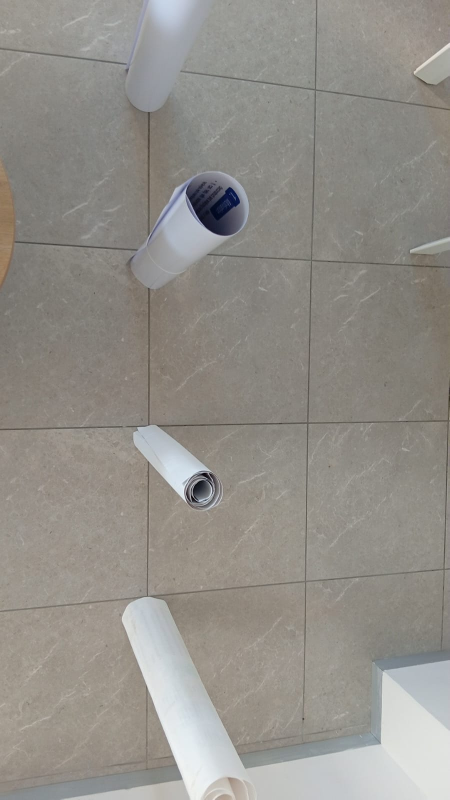
#> input picture data/top_view.jpeg, 899 x 1599 px, found by its file name (shown at 1/2 size)
$ python step3_detect.py
#> lines starting #> are read from the running program, lines starting #| are printed output that depends on the picture; after the words box and inside, x2 and y2 are one past the last pixel; in counts of white or black regions, pixels touching at a corner belong together
"""Step 3: find the post bases on the top-view photo AUTOMATICALLY and compare with the hand labels.

Run from the minicar folder:
    python3 scripts/step3_detect.py

Idea in 5 steps:
  1. "Contrast" = how much brighter each pixel is than the floor around it.
  2. Mask = pixels that are clearly brighter than the floor and not coloured (posts are white/grey).
  3. Clean the mask and split it into separate blobs (connected pieces).
  4. Throw away blobs that are too small or touch the left/right edge (walls, furniture).
  5. For each post blob find where it touches the floor (its base).
"""
import csv
import os

import matplotlib
matplotlib.use("Agg")
import matplotlib.pyplot as plt
import numpy as np
from scipy import ndimage

PHOTO = "data/top_view.jpeg"
OUT_PNG = "results/step3_detection.png"
OUT_CSV = "results/posts_detected.csv"

# Hand labels from step 2 (only used to CHECK the result, not to find the posts)
POSTS_HAND = np.array([[300, 160], [310, 520], [300, 890], [300, 1250]], dtype=float)
PX_PER_CM = 7.27            # from step 2: 50 cm between posts = ~363 px
POST_R_CM = 13.0 / 2

# Tuning knobs
MIN_CONTRAST = 10           # how much brighter than the floor (0..255 brightness units)
MAX_COLOUR = 40             # posts are white/grey: max difference between R, G, B
CLEAN_STEPS = 8             # how strongly to remove thin lines (marble veins, tile seams)
MIN_AREA = 2000             # smallest blob that can be a post, in pixels

img = plt.imread(PHOTO).astype(float)
H, W = img.shape[:2]

# ---------------- 1. contrast ----------------
brightness = img.mean(axis=2)                       # 0 = black, 255 = white
colourfulness = img.max(axis=2) - img.min(axis=2)   # 0 = grey/white, high = coloured (wood table)
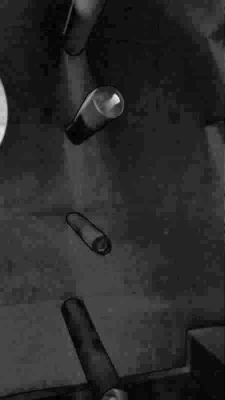
#> colourfulness: shape (1599, 899) float64 (shown at 1/4 size); min 0, max 69, mean 11.5; drawn with min black and max white

# "Floor around each pixel": median brightness in a big window (~400 px).
# Light changes across the photo, so a single threshold for the whole photo does not work.
# (Computed on a 4x smaller copy, because a big median filter is slow.)
small = brightness[::4, ::4]
floor_small = ndimage.median_filter(small, size=101)
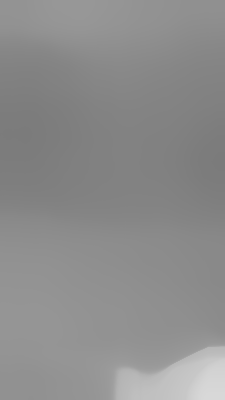
#> floor_small: shape (400, 225) float64; min 123.7, max 216, mean 140.8
floor = np.kron(floor_small, np.ones((4, 4)))[:H, :W]
contrast = brightness - floor
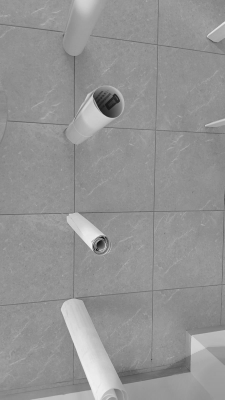
#> contrast: shape (1599, 899) float64 (shown at 1/4 size); min -141.3, max 105.7, mean 1.9; drawn with min black and max white

# ---------------- 2. mask ----------------
mask = (contrast > MIN_CONTRAST) & (colourfulness < MAX_COLOUR)
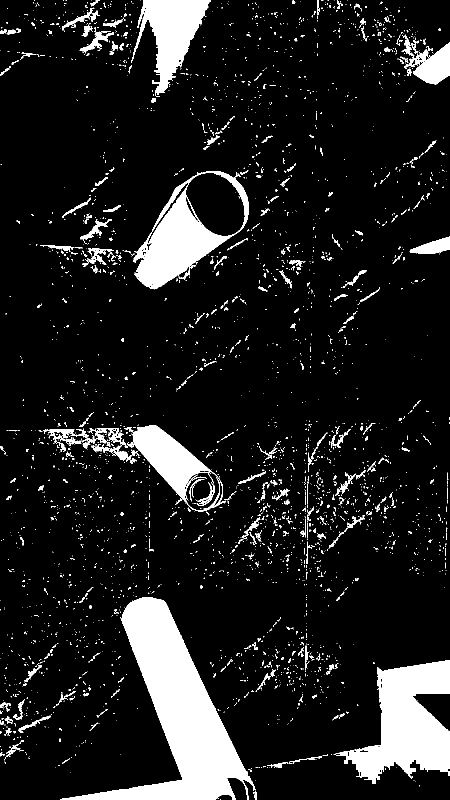
#> mask: shape (1599, 899) bool (shown at 1/2 size); 11.5% white; 3267 white regions (2916 under 20 px), largest, box (x1, y1, x2, y2) and area: (121, 1194, 512, 1599) 50264, (667, 1320, 899, 1568) 29184, (266, 342, 498, 579) 19253

# ---------------- 3. clean + split into blobs ----------------
mask = ndimage.binary_opening(mask, iterations=CLEAN_STEPS)   # removes thin lines and specks
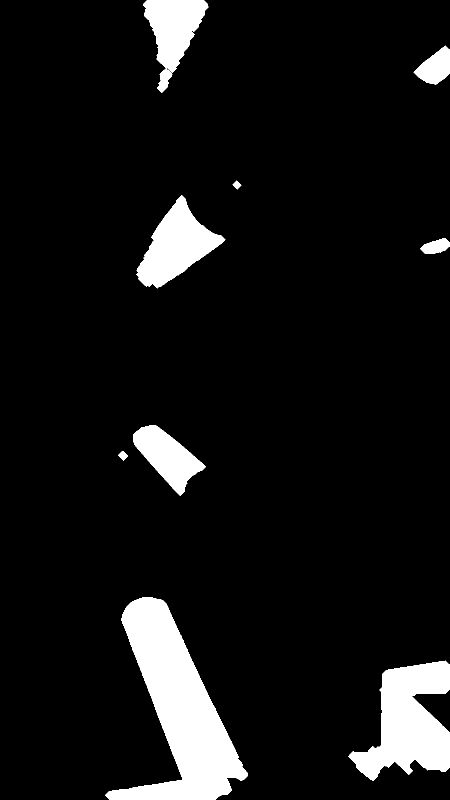
#> mask: shape (1599, 899) bool (shown at 1/2 size); 8.3% white; 9 white regions, largest, box (x1, y1, x2, y2) and area: (210, 1194, 496, 1599) 49042, (697, 1321, 899, 1562) 27534, (273, 390, 451, 577) 15470
mask = ndimage.binary_fill_holes(mask)                         # fills the dark inside of a roll
labels, n_blobs = ndimage.label(mask)                          # number every separate piece
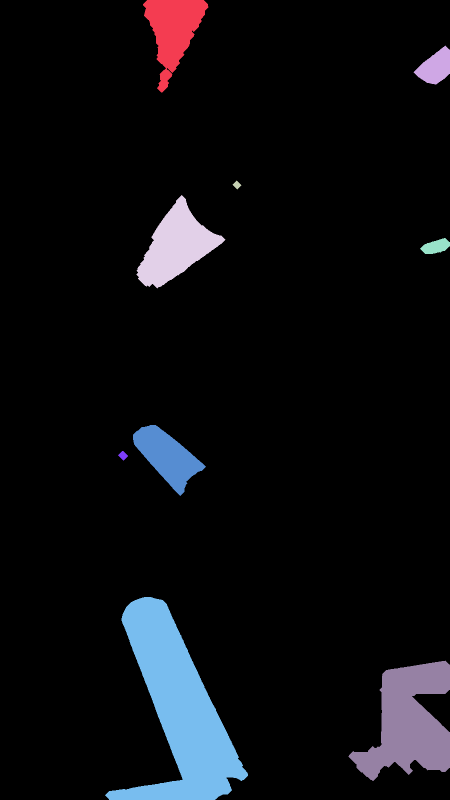
#> labels: shape (1599, 899) int32 (shown at 1/2 size); 10 distinct labels, from 0 to 9; one colour per label, 0 black
#> n_blobs = 9

# ---------------- 4. keep only post-like blobs ----------------
posts = []
for k in range(1, n_blobs + 1):
    ys, xs = np.nonzero(labels == k)
    touches_side = xs.min() <= 2 or xs.max() >= W - 3
    if len(xs) < MIN_AREA or touches_side:
        continue
    centre = np.array([xs.mean(), ys.mean()])
    # Main direction of the blob = direction in which its pixels are most spread out
    # (largest eigenvector of the covariance matrix, "principal axis").
    _, vectors = np.linalg.eigh(np.cov(np.vstack([xs, ys])))
    posts.append({"xs": xs, "ys": ys, "centre": centre, "axis": vectors[:, 1]})
#> this loop made 9 passes
#> touches_side on passes 2, 3, 5, 7, 9: True, False, True, False, True
#> after the loop, posts = 4 items

print(f"Blobs found: {n_blobs}, kept as posts: {len(posts)}")
#| Blobs found: 9, kept as posts: 4

# ---------------- 5. find the base of every post ----------------
# Seen from above, a standing post looks like it is "falling" away from the point
# right under the camera (perspective: the top is closer to the camera).
# So all post axes point to that point; we find it as the point closest to all axes.
M, b = np.zeros((2, 2)), np.zeros(2)
for p in posts:
    d = p["axis"]
    P = np.eye(2) - np.outer(d, d)          # projects onto the direction across the axis
    M += P
    b += P @ p["centre"]
#> this loop made 4 passes
#> (d, P, M, b) on passes 2 to 4: ([-0.641, 0.768], [[0.59, 0.492], [0.492, 0.41]], [[1.55, 0.679], [0.679, 0.447]], [794.4, 441.9]), ([-0.722, -0.692], [[0.479, -0.5], [-0.5, 0.521]], [[2.03, 0.18], [0.18, 0.967]], [498.6, 750.1]), ([0.284, 0.959], [[0.92, -0.272], [-0.272, 0.0804]], [[2.95, -0.0925], [-0.0925, 1.05]], [441.5, 767])
under_camera = np.linalg.solve(M, b)
#> under_camera = [173, 747.3]
print(f"Point under the camera (pixels): x = {under_camera[0]:.0f}, y = {under_camera[1]:.0f}")
#| Point under the camera (pixels): x = 173, y = 747

# The base is the end of the blob CLOSER to that point. That end is the edge of the
# round base, so we move inwards by one post radius to get the base centre.
r_px = POST_R_CM * PX_PER_CM
bases = []
for p in posts:
    pts = np.column_stack([p["xs"], p["ys"]])
    t = (pts - p["centre"]) @ p["axis"]                  # position of each pixel along the axis
    end1 = p["centre"] + t.min() * p["axis"]
    end2 = p["centre"] + t.max() * p["axis"]
    if np.linalg.norm(end1 - under_camera) < np.linalg.norm(end2 - under_camera):
        near, far = end1, end2
    else:
        near, far = end2, end1
    inward = (far - near) / np.linalg.norm(far - near)
    bases.append(near + inward * r_px)
#> this loop made 4 passes
#> (near, far, inward) on passes 1 to 4: ([322.3, 184.1], [359.8, -9.16], [0.191, -0.982]), ([287.5, 568.9], [406.5, 426.3], [0.641, -0.768]), ([276.8, 857.7], [386.9, 963.3], [0.722, 0.692]), ([290.8, 1193], [412.1, 1603.3], [0.284, 0.959])
#> after the loop, bases = [[331.3, 137.7], [317.7, 532.6], [310.9, 890.4], [304.2, 1238.3]]
bases = np.array(sorted(bases, key=lambda q: q[1]))       # order: top of photo first

# ---------------- compare with the hand labels ----------------
print("\nPost | detected (px)  | by hand (px) | error")
errors = []
for i, base in enumerate(bases):
    hand = POSTS_HAND[np.argmin(np.linalg.norm(POSTS_HAND - base, axis=1))]
    err_cm = np.linalg.norm(base - hand) / PX_PER_CM
    errors.append(err_cm)
    print(f"  {i + 1}  | ({base[0]:4.0f}, {base[1]:4.0f})   | ({hand[0]:.0f}, {hand[1]:.0f})   | {err_cm:.1f} cm")
#> this loop made 4 passes
#> (base, hand, err_cm) on passes 1 to 4: ([331.3, 137.7], [300, 160], 5.29), ([317.7, 532.6], [310, 520], 2.03), ([310.9, 890.4], [300, 890], 1.5), ([304.2, 1238.3], [300, 1250], 1.71)
#> (printed output is left out)
#> after the loop, errors = [5.29, 2.03, 1.5, 1.71]
if len(bases) == len(POSTS_HAND):
    print(f"All {len(bases)} posts found. Mean error {np.mean(errors):.1f} cm, worst {np.max(errors):.1f} cm")
#| All 4 posts found. Mean error 2.6 cm, worst 5.3 cm
else:
    print(f"WARNING: expected {len(POSTS_HAND)} posts, found {len(bases)}")

os.makedirs("results", exist_ok=True)
with open(OUT_CSV, "w", newline="") as f:
    w = csv.writer(f)
    w.writerow(["post", "x_px", "y_px"])
    for i, (bx, by) in enumerate(bases, 1):
        w.writerow([i, round(bx, 1), round(by, 1)])
#> this loop made 4 passes
print(f"Saved: {OUT_CSV}")

# ---------------- picture: the 4 stages ----------------
fig, ax = plt.subplots(1, 4, figsize=(16, 8))
ax[0].imshow(img.astype(np.uint8))
ax[0].set_title("1. photo")
ax[1].imshow(contrast, cmap="RdBu_r", vmin=-50, vmax=50)
ax[1].set_title("2. contrast vs floor\n(red = brighter)")
ax[2].imshow(img.astype(np.uint8))
ax[2].imshow(np.ma.masked_equal(labels, 0), cmap="tab20", alpha=0.6)
ax[2].set_title(f"3. blobs ({n_blobs}),\n{len(posts)} kept as posts")
ax[3].imshow(img.astype(np.uint8))
for p in posts:
    c, d = p["centre"], p["axis"]
    ax[3].plot([c[0] - 900 * d[0], c[0] + 900 * d[0]], [c[1] - 900 * d[1], c[1] + 900 * d[1]],
               "y--", lw=0.8)
#> this loop made 4 passes
#> (c, d) on passes 1 to 4: ([346.3, 60.55], [-0.191, 0.982]), ([351.7, 491.9], [-0.641, 0.768]), ([334.4, 913], [-0.722, -0.692]), ([357.7, 1419.1], [0.284, 0.959])
ax[3].plot(*under_camera, "y*", ms=15, label="under the camera")
ax[3].scatter(POSTS_HAND[:, 0], POSTS_HAND[:, 1], c="red", s=25, label="by hand")
ax[3].scatter(bases[:, 0], bases[:, 1], c="lime", s=25, marker="x", label="detected")
ax[3].set_title("4. post axes -> bases")
ax[3].legend(loc="lower left", fontsize=7)
for a in ax:
    a.set_xlim(0, W)
    a.set_ylim(H, 0)
    a.axis("off")
fig.tight_layout()
fig.savefig(OUT_PNG, dpi=90)
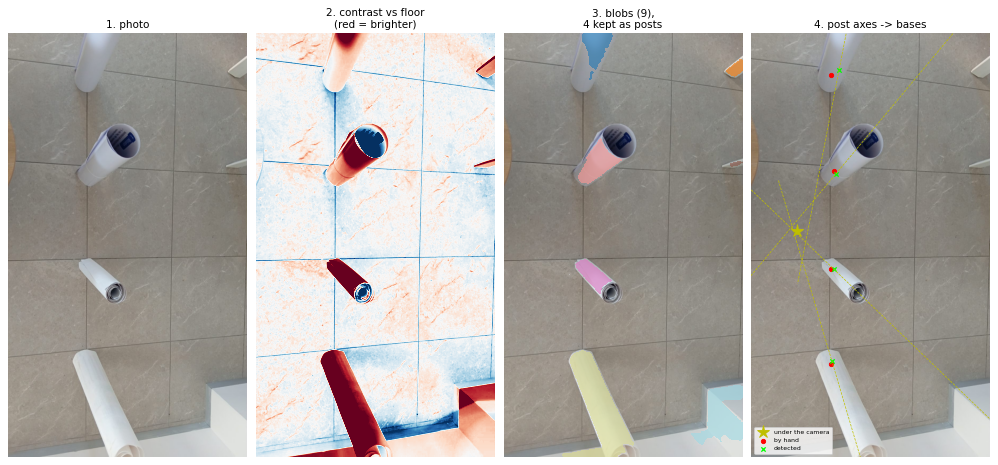
#> figure drawn by matplotlib, 4 panels
print(f"Saved: {OUT_PNG}")

$ run again, with data/front_start.jpeg copied over data/top_view.jpeg
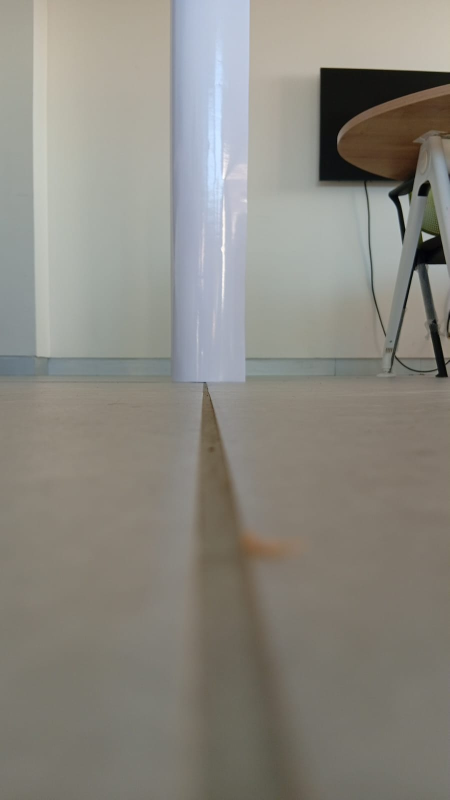
#> input picture data/front_start.jpeg, 899 x 1599 px, found by its file name (shown at 1/2 size)
#> `labels, n_blobs = ndimage.label(mask)`:
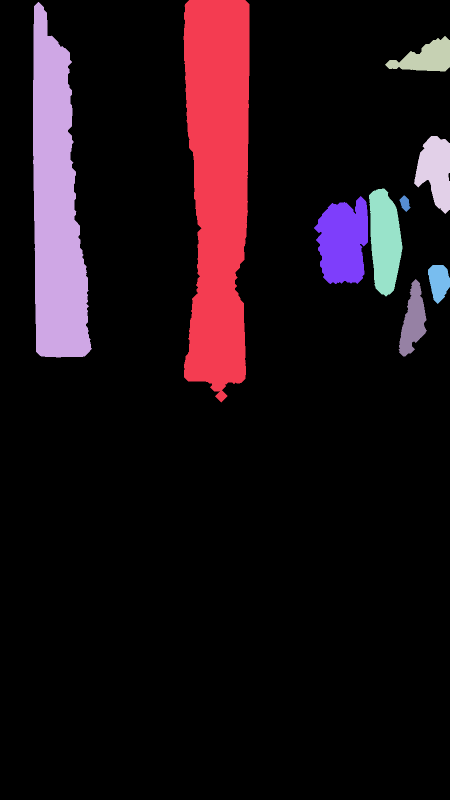
#> labels: shape (1599, 899) int32 (shown at 1/2 size); 10 distinct labels, from 0 to 9; one colour per label, 0 black
#> n_blobs = 9
#> the loop `for k in range(1, n_blobs + 1):` made 9 passes
#> (touches_side, centre, vectors) on passes 1, 2, 5, 7, 9: (False, [436, 367.1], [[-1, 0.000597], [0.000597, 1]]), (False, [111.6, 411.2], [[-0.999, 0.0528], [0.0528, 0.999]]), (False, [769.4, 481.7], [[-0.998, 0.0554], [0.0554, 0.998]]), (False, [686, 483.1], [[-0.996, -0.0852], [-0.0852, 0.996]]), (False, [825.9, 641.5], [[-0.986, -0.168], [-0.168, 0.986]])
#> after the loop `for k in range(1, n_blobs + 1):`: posts = 5 items
#| Blobs found: 9, kept as posts: 5
#> the loop `for p in posts:` made 5 passes
#> (d, P, M, b) on passes 2 to 5: ([0.0528, 0.999], [[0.997, -0.0527], [-0.0527, 0.00279]], [[2, -0.0533], [-0.0533, 0.00279]], [525.4, -5]), ([0.0554, 0.998], [[0.997, -0.0553], [-0.0553, 0.00307]], [[2.99, -0.109], [-0.109, 0.00585]], [1265.8, -46.06]), ([-0.0852, 0.996], [[0.993, 0.0849], [0.0849, 0.00726]], [[3.99, -0.0237], [-0.0237, 0.0131]], [1987.8, 15.68]), ([-0.168, 0.986], [[0.972, 0.166], [0.166, 0.0282]], [[4.96, 0.142], [0.142, 0.0413]], [2896.6, 170.5])
#> under_camera = [516.9, 2352.5]
#| Point under the camera (pixels): x = 517, y = 2352
#> the loop `for p in posts:` made 5 passes
#> (near, far, inward) on passes 1 to 5: ([436.3, 804], [435.8, -0.0345], [-0.000597, -1]), ([127.6, 715], [90.01, 3.26], [-0.0528, -0.999]), ([775.5, 591.8], [763.6, 377], [-0.0554, -0.998]), ([678.7, 568.6], [694, 389.7], [0.0852, -0.996]), ([813.6, 713.3], [839.8, 559.5], [0.168, -0.986])
#> after the loop `for p in posts:`: bases = [[436.3, 756.7], [125.1, 667.8], [772.9, 544.6], [682.7, 521.5], [821.6, 666.7]]
#> `bases = np.array(sorted(bases, key=lambda q: q[1]))`: bases = [[682.7, 521.5], [772.9, 544.6], [821.6, 666.7], [125.1, 667.8], [436.3, 756.7]]
#> the loop `for i, base in enumerate(bases):` made 5 passes
#> (base, hand, err_cm) on passes 1 to 5: ([682.7, 521.5], [310, 520], 51.27), ([772.9, 544.6], [310, 520], 63.76), ([821.6, 666.7], [310, 520], 73.21), ([125.1, 667.8], [310, 520], 32.55), ([436.3, 756.7], [300, 890], 26.22)
#> (printed output is left out)
#> after the loop `for i, base in enumerate(bases):`: errors = [51.27, 63.76, 73.21, 32.55, 26.22]
#| WARNING: expected 4 posts, found 5
#> the loop `for i, (bx, by) in enumerate(bases, 1):` made 5 passes
#> the loop `for p in posts:` made 5 passes
#> (c, d) on passes 1 to 5: ([436, 367.1], [0.000597, 1]), ([111.6, 411.2], [0.0528, 0.999]), ([769.4, 481.7], [0.0554, 0.998]), ([686, 483.1], [-0.0852, 0.996]), ([825.9, 641.5], [-0.168, 0.986])
#> `fig.savefig(OUT_PNG, dpi=90)`:
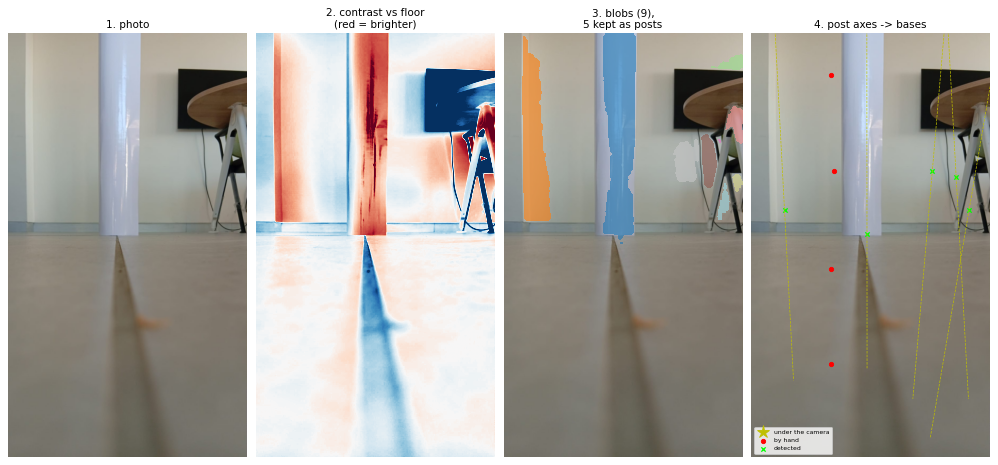
#> figure drawn by matplotlib, 4 panels

$ run again, with data/side_view_4_pos_middle.jpeg copied over data/top_view.jpeg
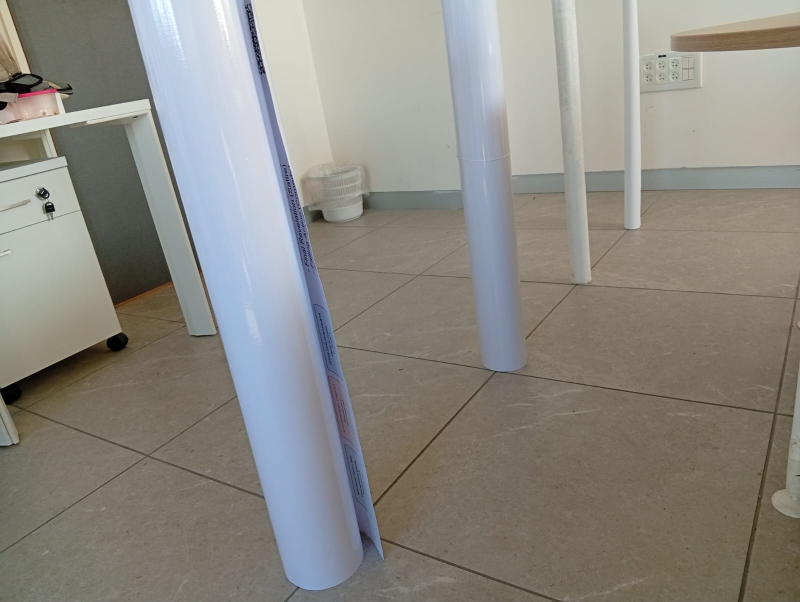
#> input picture data/side_view_4_pos_middle.jpeg, 1600 x 1204 px, found by its file name (shown at 1/2 size)
#> `labels, n_blobs = ndimage.label(mask)`:
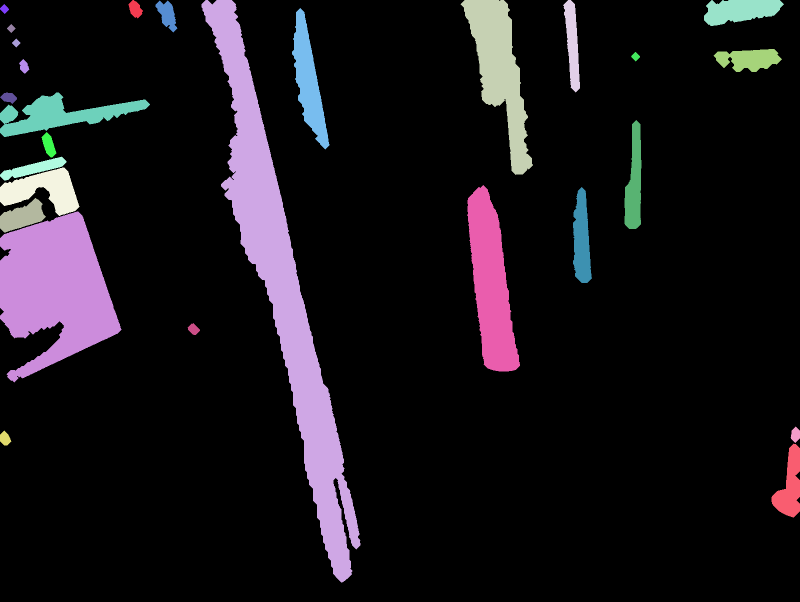
#> labels: shape (1204, 1600) int32 (shown at 1/2 size); 28 distinct labels, from 0 to 27; one colour per label, 0 black
#> n_blobs = 27
#> the loop `for k in range(1, n_blobs + 1):` made 27 passes
#> touches_side on passes 1, 6, 7, 9, 10, 12, 13, 14: False, False, True, False, False, False, False, True
#> after the loop `for k in range(1, n_blobs + 1):`: posts = 9 items
#| Blobs found: 27, kept as posts: 9
#> the loop `for p in posts:` made 9 passes
#> (d, P, M, b) on passes 2 to 5: ([0.237, 0.971], [[0.944, -0.231], [-0.231, 0.0563]], [[1.89, -0.45], [-0.45, 0.107]], [1319.8, -317.2]), ([0.0738, 0.997], [[0.995, -0.0736], [-0.0736, 0.00545]], [[2.89, -0.524], [-0.524, 0.113]], [2451.6, -401]), ([-0.993, 0.117], [[0.0136, 0.116], [0.116, 0.986]], [[2.9, -0.408], [-0.408, 1.1]], [2474.3, -208.6]), ([0.178, 0.984], [[0.968, -0.175], [-0.175, 0.0315]], [[3.87, -0.583], [-0.583, 1.13]], [3043.3, -311.3])
#> under_camera = [947.5, 178.8]
#| Point under the camera (pixels): x = 948, y = 179
#> the loop `for p in posts:` made 9 passes
#> (near, far, inward) on passes 1 to 8: ([430, -4.41], [699.8, 1160.3], [0.226, 0.974]), ([963.1, -8.32], [1049.8, 346.8], [0.237, 0.971]), ([1151.6, 184], [1138, -0.148], [-0.0738, -0.997]), ([1406.8, 29.6], [1567.3, 10.72], [0.993, -0.117]), ([641.6, 299.5], [590.7, 17.68], [-0.178, -0.984]), ([1427.1, 119.3], [1563, 117.3], [1, -0.0149]), ([1274.8, 240.1], [1263.3, 457.3], [-0.0526, 0.999]), ([955.9, 371.3], [1004.6, 743.6], [0.13, 0.992])
#> after the loop `for p in posts:`: bases = [[440.7, 41.63], [974.3, 37.59], [1148.1, 136.8], [1453.7, 24.08], [633.2, 253], [1474.4, 118.6], [1272.3, 287.3], [962, 418.2], [1161.4, 421.3]]
#> `bases = np.array(sorted(bases, key=lambda q: q[1]))`: bases = [[1453.7, 24.08], [974.3, 37.59], [440.7, 41.63], [1474.4, 118.6], [1148.1, 136.8], [633.2, 253], [1272.3, 287.3], [962, 418.2], [1161.4, 421.3]]
#> the loop `for i, base in enumerate(bases):` made 9 passes
#> (base, hand, err_cm) on passes 1 to 8: ([1453.7, 24.08], [300, 160], 159.8), ([974.3, 37.59], [300, 160], 94.26), ([440.7, 41.63], [300, 160], 25.29), ([1474.4, 118.6], [300, 160], 161.6), ([1148.1, 136.8], [300, 160], 116.7), ([633.2, 253], [300, 160], 47.58), ([1272.3, 287.3], [300, 160], 134.9), ([962, 418.2], [310, 520], 90.78)
#> (printed output is left out)
#> after the loop `for i, base in enumerate(bases):`: errors = [159.8, 94.26, 25.29, 161.6, 116.7, 47.58, 134.9, 90.78, 117.9]
#| WARNING: expected 4 posts, found 9
#> the loop `for i, (bx, by) in enumerate(bases, 1):` made 9 passes
#> the loop `for p in posts:` made 9 passes
#> (c, d) on passes 1 to 8: ([564.4, 575.9], [0.226, 0.974]), ([999.8, 141.9], [0.237, 0.971]), ([1144.5, 87.94], [0.0738, 0.997]), ([1480.3, 20.95], [-0.993, 0.117]), ([616.8, 162.2], [0.178, 0.984]), ([1497.5, 118.2], [-1, 0.0149]), ([1268.2, 364.7], [-0.0526, 0.999]), ([981.7, 568.5], [0.13, 0.992])
#> `fig.savefig(OUT_PNG, dpi=90)`:
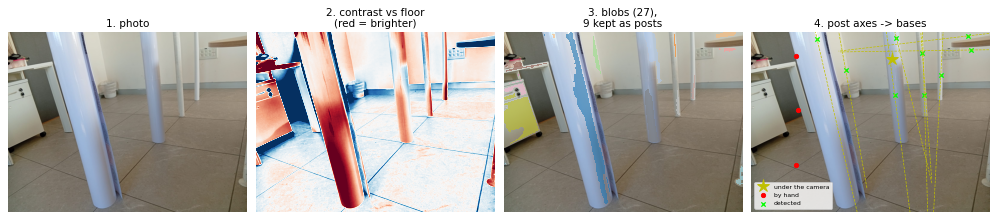
#> figure drawn by matplotlib, 4 panels
